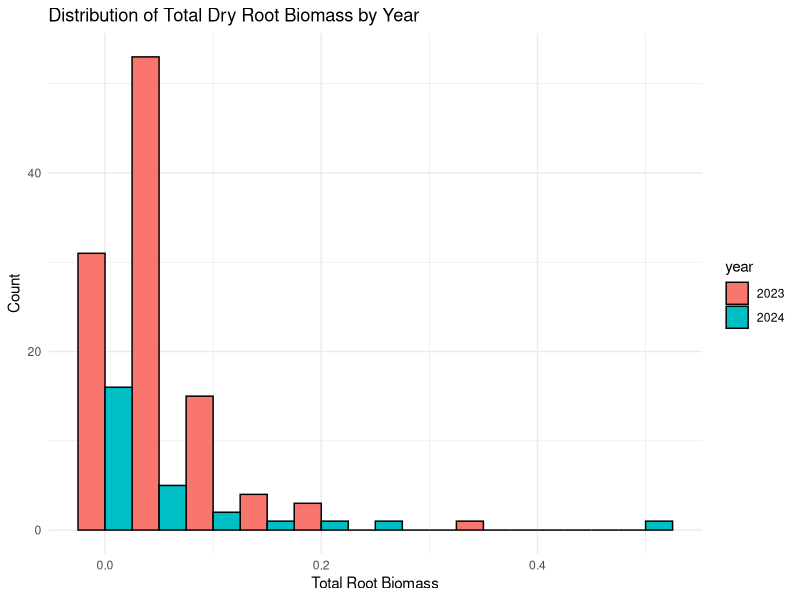
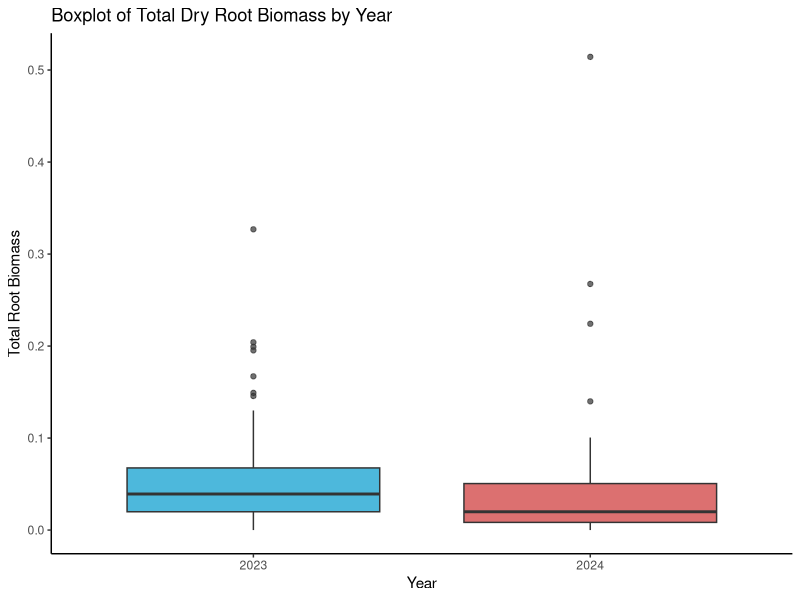
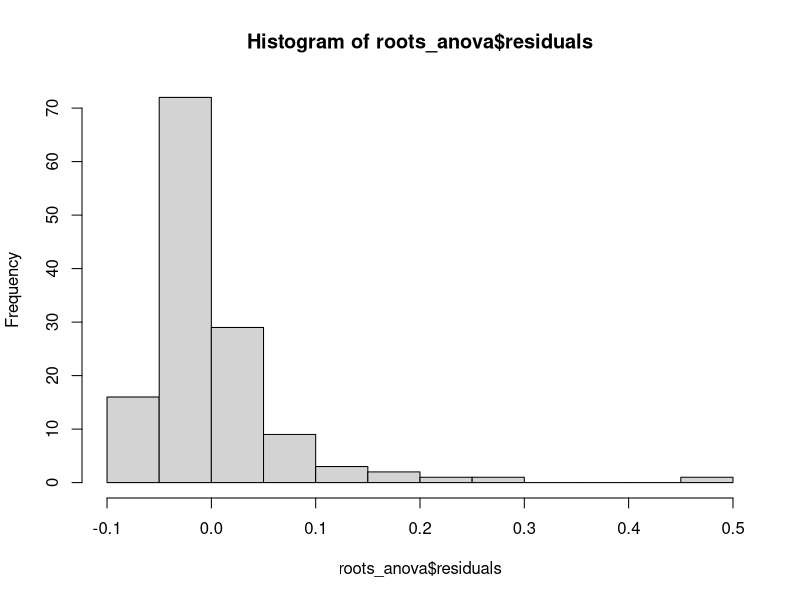
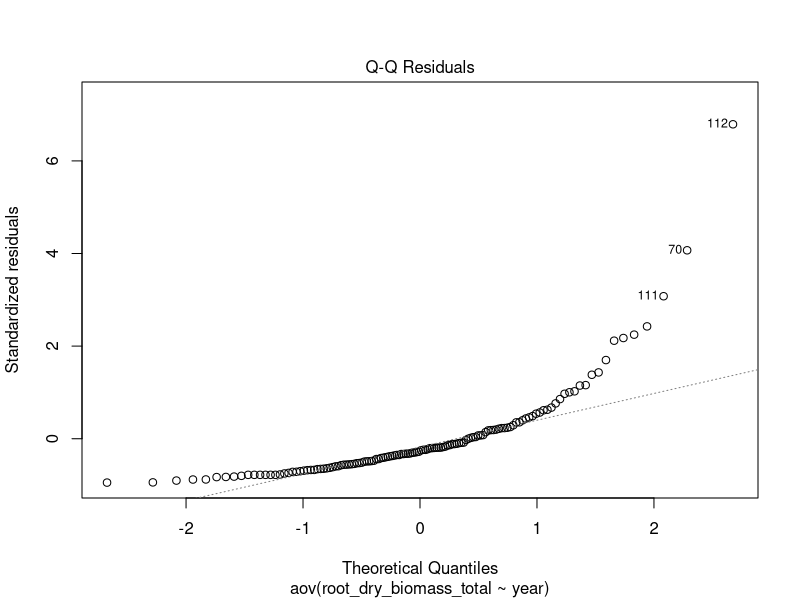
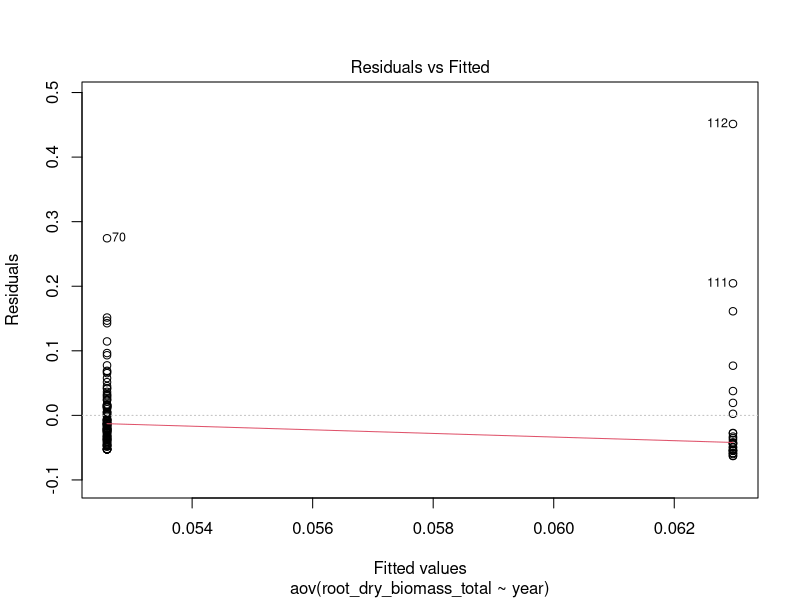
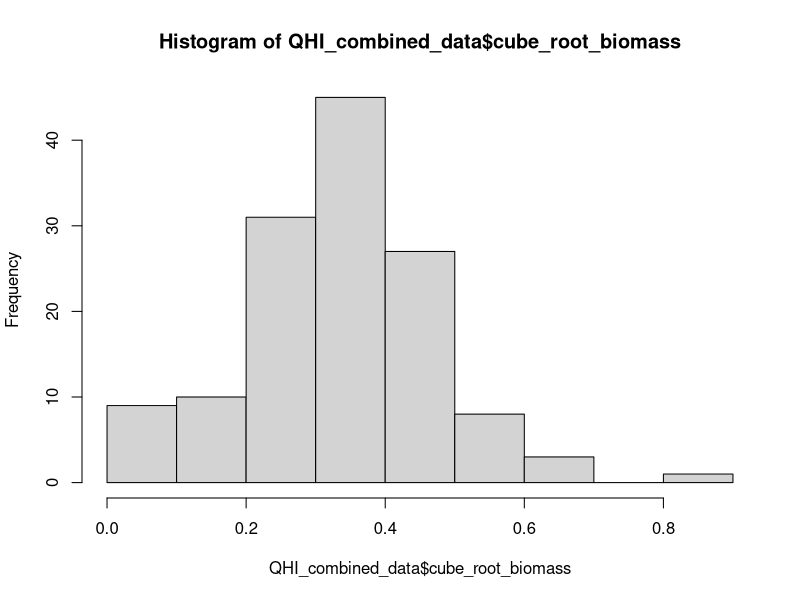

Write the R code that produced these figures, in order. (Note: this script raises an error after producing the figures.)
# RQ1 ANALYSIS PART 1 : SIGNIFICANT DIFFERENCE BETWEEN 2023 AND 2024 ROOT BIOMASS?
# 14/01/2026 

# LOAD LIBRARIES -----
library(dplyr)
library(ggplot2)
library(tidyr)
library(readxl)

# LOAD DATA----
QHI_combined_data <- read_excel("datasets/QHI_roots_data/QHI_combined_data.xlsx")

# MAKE YEAR FACTOR VARIABLE ----
QHI_combined_data$year <- as.factor(QHI_combined_data$year)

# VISUALISE WITH HISTOGRAM----
ggplot(QHI_combined_data, aes(x = root_dry_biomass_total, fill= year)) +
  geom_histogram(binwidth = 0.05, position = "dodge", color = "black") +
  labs(title = "Distribution of Total Dry Root Biomass by Year",
       x = "Total Root Biomass",
       y = "Count") +
  theme_minimal()

# VISUALISING MEANS WITH BOXPLOT----
(root_boxplot<-ggplot(QHI_combined_data, aes(x = year, y = root_dry_biomass_total, fill = year)) +
    geom_boxplot(alpha = 0.7) +
    labs(title = "Boxplot of Total Dry Root Biomass by Year",
         x = "Year",
         y = "Total Root Biomass") +
    scale_fill_manual(values = c("2023" = "deepskyblue3", "2024" = "brown3")) +
    theme_classic()+
   theme(legend.position = "none")
)
# likely not significant as overlap of boxes and whiskers but let's check anyway

# SIMPLE ANOVA----
roots_anova <- aov(root_dry_biomass_total ~ year, data = QHI_combined_data)
summary(roots_anova)

# p= 0.478, no significant difference in overall root biomass between years 

# TRY AS LINEAR MODEL ----
roots_lm <- lm(root_dry_biomass_total ~ year, data = QHI_combined_data)
summary(roots_lm)

# CHECKING ASSUMPTIONS ----
# checking normality
hist(roots_anova$residuals)
plot(roots_anova, which = 2)
shapiro.test(roots_anova$residuals)
# not normally distributed 

# checking homoscedasticity
plot(roots_anova, which = 1)
bartlett.test(root_dry_biomass_total ~ year, data = QHI_combined_data)

# CUBE ROOT TRANSFORMATION?----
QHI_combined_data <- QHI_combined_data %>% 
  mutate(cube_root_biomass = (root_dry_biomass_total)^(1/3))
hist(QHI_combined_data$cube_root_biomass)
shapiro.test(residuals(roots_cuberoot_anova))
roots_cuberoot_anova <- aov(cube_root_biomass ~ year, data = QHI_combined_data)
summary(roots_cuberoot_anova)

# still not normally distributed 

# NON-PARAMETRIC TESTS?? -----
# Wilcox Test 
wilcox.test(root_dry_biomass_total ~ year, data = QHI_combined_data)
# p=0.06195 -> no statistically significant difference 




# CONCLUSION----
# No significant difference in root biomass overall between 2023 and 2024 based on ANOVA and Wilcox test results.
